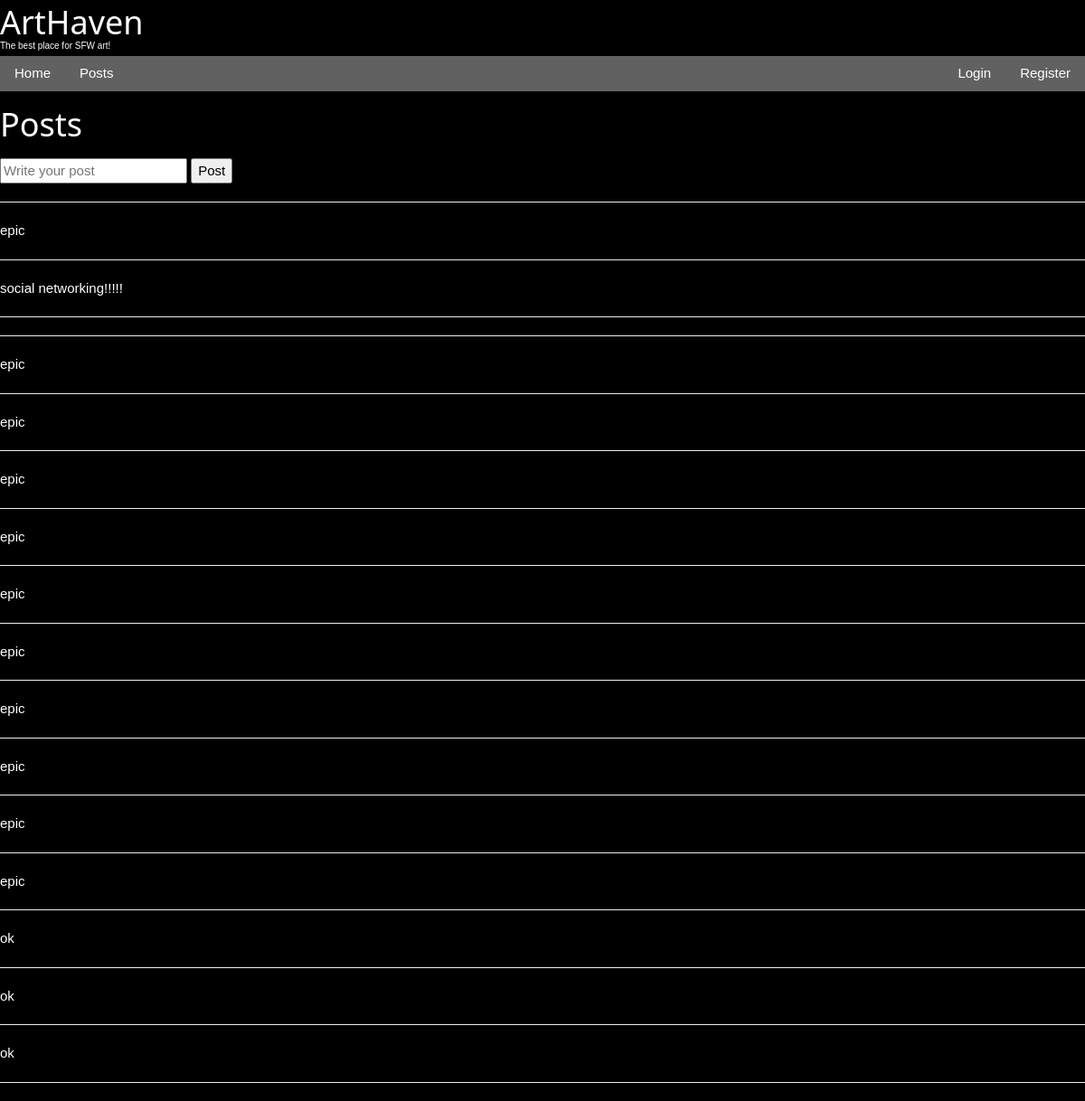
Page /post on the committed database.
### tables this page shows
CREATE TABLE posts (
                    id INTEGER PRIMARY KEY,
                    content TEXT
                , authorid INTEGER);

### app.py (the view)
@app.route('/post', methods=['GET', 'POST'])
def post():
    if request.method == 'POST':
        content = request.form['content']
        db = get_db()
        cursor = db.cursor()
        cursor.execute('INSERT INTO posts (content) VALUES (?)', (content,))
        db.commit()
    db = get_db()
    cursor = db.cursor()
    cursor.execute('SELECT * FROM posts')
    posts = cursor.fetchall()
    return render_template('posts.html', posts=posts)

### app.py (called while the page is built)
def get_db():
    db = getattr(g, '_database', None)
    if db is None:
        db = g._database = sqlite3.connect(DATABASE)
    return db

@app.teardown_appcontext
def close_connection(exception):
    db = getattr(g, '_database', None)
    if db is not None:
        db.close()

### templates/posts.html (shortened to what this page needs)
<!DOCTYPE html>
<html>
<head>
    <link rel="stylesheet" href="static/w3.css" />
	<link rel="stylesheet" href="static/style.css" />
</head>
<body>
    <div id="header"></div>
    <h1>Posts</h1>
    <form action="/post" method="post">
        <input type="text" name="content" placeholder="Write your post">
        <button type="submit">Post</button>
    </form>
    <hr>
    <div>
        {% for post in posts %}
            <p>{{ post[1] }}</p>
            <hr>
        {% endfor %}
    </div>
</body>
</html>

### static/w3.css (style rules this page uses)
html { box-sizing:border-box }
*,*:before,*:after { box-sizing:inherit }
html { -ms-text-size-adjust:100%;-webkit-text-size-adjust:100% }
body { margin:0 }
hr { box-sizing:content-box;height:0;overflow:visible }
button,input,select,textarea,optgroup { font:inherit;margin:0 }
button,input { overflow:visible }
button,select { text-transform:none }
button,[type=button],[type=reset],[type=submit] { -webkit-appearance:button }
html,body { font-family:Verdana,sans-serif;font-size:15px;line-height:1.5 }
html { overflow-x:hidden }
h1 { font-size:36px }
h1,h2,h3,h4,h5,h6 { font-family:"Segoe UI",Arial,sans-serif;font-weight:400;margin:10px 0 }
hr { border:0;border-top:1px solid #eee;margin:20px 0 }

### static/style.css (style rules this page uses)
body { background-color: black; color: white; }

### rows in the picture
posts: content "epic"
posts: content "social networking!!!!!"
posts: content "epic"
posts: content "epic"
posts: content "epic"
posts: content "epic"
posts: content "epic"
posts: content "epic"
posts: content "epic"
posts: content "epic"
posts: content "epic"
posts: content "epic"
posts: content "ok"
posts: content "ok"
posts: content "ok"
